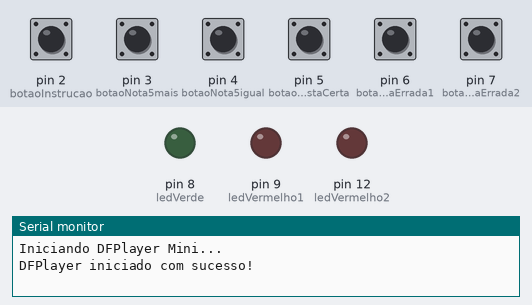
Recording of a sketch running on a simulated Arduino Uno, built with avr-gcc and run on an emulated ATmega328P. On the bench: output pins drawn as LEDs (lit = HIGH), the last lines printed to the serial monitor. The test bench sets the inputs (shaded band); at power-on: pin 2 (botaoInstrucao), pin 3 (botaoNota5mais), pin 4 (botaoNota5igual), pin 5 (botaoRespostaCerta), pin 6 (botaoRespostaErrada1), pin 7 (botaoRespostaErrada2) HIGH. The audio player accepts every command and is not drawn.

Above: at 1.7 s.
1.8 s: pin 5 (botaoRespostaCerta) pulled LOW for 0.15 s
At 2.8 s:
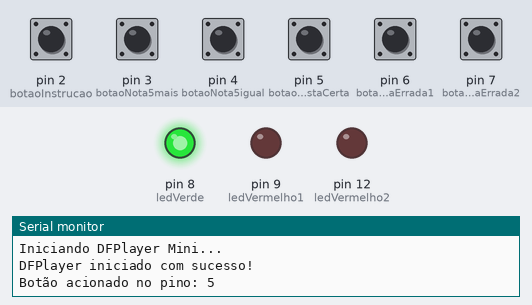
4.8 s: pin 6 (botaoRespostaErrada1) pulled LOW for 0.15 s
At 6.0 s:
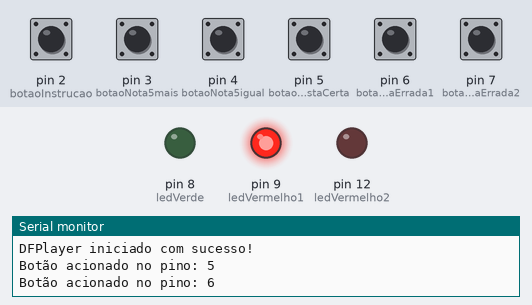
7.8 s: pin 7 (botaoRespostaErrada2) pulled LOW for 0.15 s
At 8.5 s:
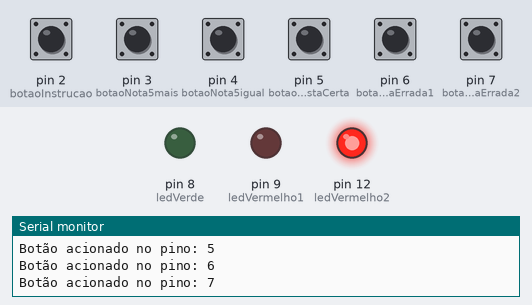
Timing chart, 0 to 10.8 s (numbered marks = the images above; inputs shaded):
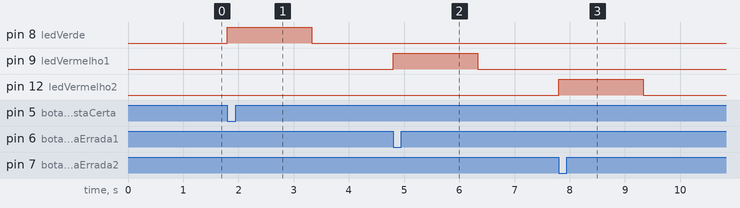

The sketch:

intermediario_1_de_3.ino
```cpp
// Projeto TCC sem multiplexador
// Atividade Intermediária - Página 1 com 6 botões e 3 LEDs

#include <SoftwareSerial.h>
#include <DFRobotDFPlayerMini.h>

// DFPlayer
SoftwareSerial mySerial(11, 10); // RX, TX
DFRobotDFPlayerMini mp3;

//Potenciômetro
const int pinoVolume = A0;

// Botões
const int botaoInstrucao = 2;
const int botaoNota5mais = 3;
const int botaoNota5igual = 4;
const int botaoRespostaCerta = 5;
const int botaoRespostaErrada1 = 6;
const int botaoRespostaErrada2 = 7;

// LEDs
const int ledVerde = 8;
const int ledVermelho1 = 9;
const int ledVermelho2 = 12;

bool estadoAnterior[6] = {false, false, false, false, false, false};
unsigned long ultimoAcionamento[6] = {0, 0, 0, 0, 0, 0};
const unsigned long debounceDelay = 250;
bool audioTocando = false;

void setup() {
  // Botões
  pinMode(botaoInstrucao, INPUT_PULLUP);
  pinMode(botaoNota5mais, INPUT_PULLUP);
  pinMode(botaoNota5igual, INPUT_PULLUP);
  pinMode(botaoRespostaCerta, INPUT_PULLUP);
  pinMode(botaoRespostaErrada1, INPUT_PULLUP);
  pinMode(botaoRespostaErrada2, INPUT_PULLUP);

  // LEDs
  pinMode(ledVerde, OUTPUT);
  pinMode(ledVermelho1, OUTPUT);
  pinMode(ledVermelho2, OUTPUT);
  digitalWrite(ledVerde, LOW);
  digitalWrite(ledVermelho1, LOW);
  digitalWrite(ledVermelho2, LOW);

  // DFPlayer
  Serial.begin(9600);
  mySerial.begin(9600);
  Serial.println("Iniciando DFPlayer Mini...");

  if (!mp3.begin(mySerial)) {
    Serial.println("Erro ao iniciar o DFPlayer. Verifique conexões e SD.");
    while (true);
  }

  mp3.volume(25);
  Serial.println("DFPlayer iniciado com sucesso!");
}

void loop() {

  verificarBotao(0, botaoInstrucao);
  verificarBotao(1, botaoNota5mais);
  verificarBotao(2, botaoNota5igual);
  verificarBotao(3, botaoRespostaCerta);
  verificarBotao(4, botaoRespostaErrada1);
  verificarBotao(5, botaoRespostaErrada2);
}

void verificarBotao(int indice, int pino) {
  bool estadoAtual = digitalRead(pino) == LOW;
  unsigned long agora = millis();

  if (estadoAtual && !estadoAnterior[indice] && (agora - ultimoAcionamento[indice] > debounceDelay) && !audioTocando) {
    ultimoAcionamento[indice] = agora;
    Serial.print("Botão acionado no pino: ");
    Serial.println(pino);
    audioTocando = true;

    switch (indice) {
      case 0:
        mp3.playMp3Folder(7); // Instrução intermediária
        delay(2000);
        break;
      case 1:
        mp3.playMp3Folder(8); // Cinco reais... mais
        delay(1500);
        break;
      case 2:
        mp3.playMp3Folder(9); // Cinco reais... igual
        delay(1500);
        break;
      case 3:
        digitalWrite(ledVerde, HIGH);
        mp3.playMp3Folder(1); // Parabéns
        delay(1500);
        digitalWrite(ledVerde, LOW);
        break;
      case 4:
        digitalWrite(ledVermelho1, HIGH);
        mp3.playMp3Folder(2); // Tente novamente
        delay(1500);
        digitalWrite(ledVermelho1, LOW);
        break;
      case 5:
        digitalWrite(ledVermelho2, HIGH);
        mp3.playMp3Folder(2); // Tente novamente
        delay(1500);
        digitalWrite(ledVermelho2, LOW);
        break;
    }

    audioTocando = false;
  }

  estadoAnterior[indice] = estadoAtual;
}
```

Measured:
- after the input at 1.8 s, pin 8 (ledVerde): LOW → HIGH at once, → LOW 1.5 s later
- after the input at 4.8 s, pin 9 (ledVermelho1): LOW → HIGH at once, → LOW 1.5 s later
- after the input at 7.8 s, pin 12 (ledVermelho2): LOW → HIGH at once, → LOW 1.5 s later
